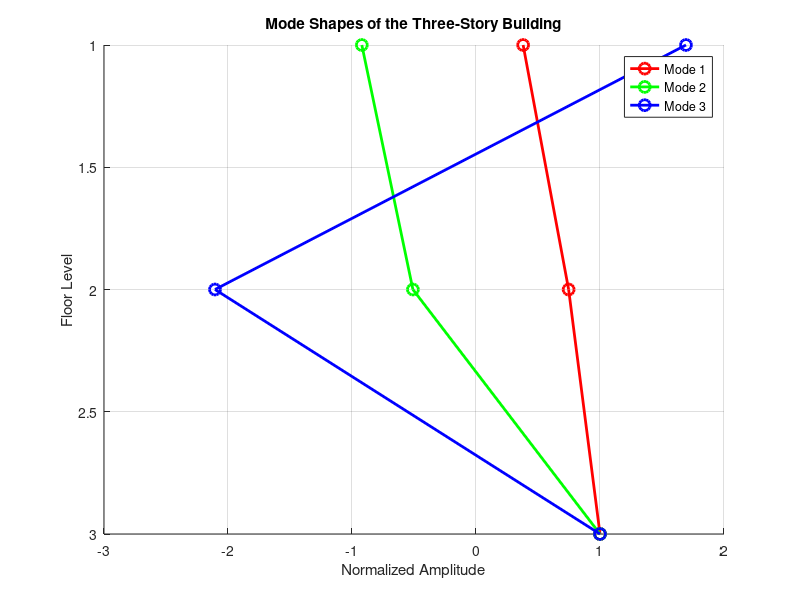

This figure's MATLAB source:
% Define Mass Matrix M
M = [12000 0 0;
     0 10000 0;
     0 0 8000];

% Define Stiffness Matrix K (values in N/m)
K = [5.4e6  -2.4e6   0;
    -2.4e6   4.2e6  -1.8e6;
     0      -1.8e6   1.8e6];

% Solve the eigenvalue problem (Generalized eigenvalue problem: KΦ = λMΦ)
[eigenvectors, eigenvalues] = eig(K, M);

% Extract eigenvalues (natural frequencies squared)
lambda_vals = diag(eigenvalues);
omega_vals = sqrt(lambda_vals); % Natural frequencies in rad/s

% Normalize eigenvectors (set third floor displacement to 1)
for i = 1:3
    eigenvectors(:, i) = eigenvectors(:, i) / eigenvectors(3, i);
end

% Plot mode shapes
figure;
hold on;
grid on;
colors = ['r', 'g', 'b']; % Colors for different modes
for i = 1:3
    plot(eigenvectors(:, i), [1, 2, 3], '-o', 'Color', colors(i), ...
        'LineWidth', 2, 'MarkerSize', 8, 'DisplayName', sprintf('Mode %d', i));
end
set(gca, 'YDir', 'reverse'); % Invert y-axis (floor 1 at bottom)
xlabel('Normalized Amplitude');
ylabel('Floor Level');
title('Mode Shapes of the Three-Story Building');
legend show;
hold off;

% Display results
disp('Eigenvalues (lambda):');
disp(lambda_vals);

disp('Natural Frequencies (rad/s):');
disp(omega_vals);
